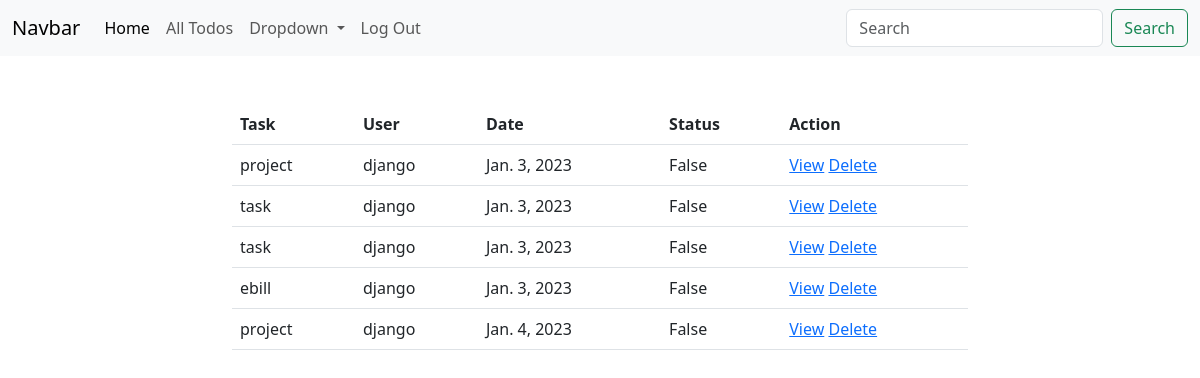
The app's page /task/all (signed in) with its own data.
### task/models.py (models this page shows, shortened)
class Tasks(models.Model):
    task_name = models.CharField(max_length=200)
    created_date = models.DateField(auto_now_add=True)
    status = models.BooleanField(default=False)
    user = models.ForeignKey(User, on_delete=models.CASCADE)

### task/views.py (the view)
# urls.py: path("task/all", views.TaskListView.as_view(), name="task-list"),
@method_decorator(signin_required, name="dispatch")
class TaskListView(ListView):
    model= Tasks
    template_name = "task-list.html"
    context_object_name = "todos"
    def get_queryset(self):
        return Tasks.objects.filter(user = self.request.user)

### task/views.py (called while the page is built)
def signin_required(fn):
    def wrapper(request, *args, **kwargs):
        if not request.user.is_authenticated:
            messages.error(request, "you must login first")
            return redirect("signin")
        else:
            return fn(request, *args, **kwargs)
    return wrapper

### task/templates/task-list.html (shortened to what this page needs)
{%extends 'base.html'%}
{%block body%}
<div class="container">
    <div class="row">
        <div class="col-2"></div>
        <div class="col-8 ">
            <table class="table bg-secondary mt-5">
                <tr>
                    <th>Task</th>
                    <th>User</th>
                    <th>Date</th>
                    <th>Status</th>
                    <th>Action</th>
                </tr>
                {%for t in todos%}
                    <tr>
                        <td>{{t.task_name}}</td>
                        <td>{{t.user}}</td>
                        <td>{{t.created_date}}</td>
                        <td>{{t.status}}</td>
                        <td>
                            <a href="{%url 'task-detail' t.id%}">View</a>
                            <a href="{% url 'task-delete' t.id%}">Delete</a>
                        </td>
                    </tr>
                {%endfor%}
            </table>
        </div>
        <div class="col-2"></div>
    </div>
</div>
{%endblock%}

### task/templates/base.html (shortened to what this page needs)
<!DOCTYPE html>
<html lang="en">
<head>
    <link href="https://cdn.jsdelivr.net/npm/bootstrap@5.3.0-alpha1/dist/css/bootstrap.min.css" rel="stylesheet">
</head>
<body>
    <nav class="navbar navbar-expand-lg bg-body-tertiary ">
        <div class="container-fluid">
          <a class="navbar-brand" href="#">Navbar</a>
          <div class="collapse navbar-collapse" id="navbarSupportedContent">
            <ul class="navbar-nav me-auto mb-2 mb-lg-0">
              <li class="nav-item">
                <a class="nav-link active" aria-current="page" href="{%url 'home'%}">Home</a>
              </li>
              <li class="nav-item">
                <a class="nav-link" href="{%url 'task-list'%}">All Todos</a>
              </li>
              <li class="nav-item dropdown">
                <a class="nav-link dropdown-toggle" href="#" role="button" data-bs-toggle="dropdown" aria-expanded="false">
                  Dropdown
                </a>
              </li>
              <li class="nav-item">
                <a class="nav-link Active" href="{%url 'signout'%}">Log Out</a>
              </li>
            </ul>
            <form class="d-flex" role="search">
              <input class="form-control me-2" type="search" placeholder="Search" aria-label="Search">
              <button class="btn btn-outline-success" type="submit">Search</button>
            </form>
          </div>
        </div>
      </nav>
      {%block body%}
      {%endblock%}
</body>
</html>

### records on screen
Tasks: task_name "project", user "django", created_date "Jan. 3, 2023", status "False"
Tasks: task_name "task", user "django", created_date "Jan. 3, 2023", status "False"
Tasks: task_name "task", user "django", created_date "Jan. 3, 2023", status "False"
Tasks: task_name "ebill", user "django", created_date "Jan. 3, 2023", status "False"
Tasks: task_name "project", user "django", created_date "Jan. 4, 2023", status "False"
